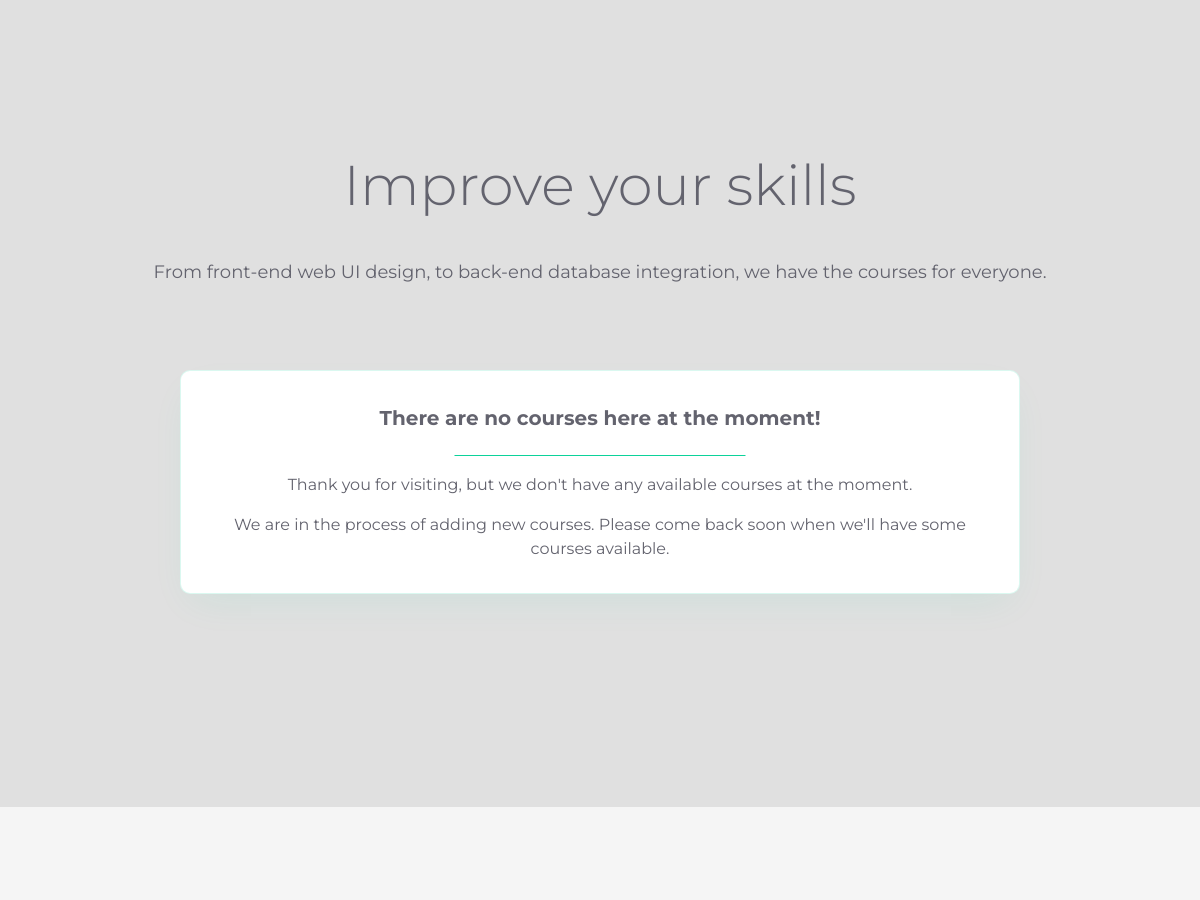
Before: / (middle part) with the older database file.
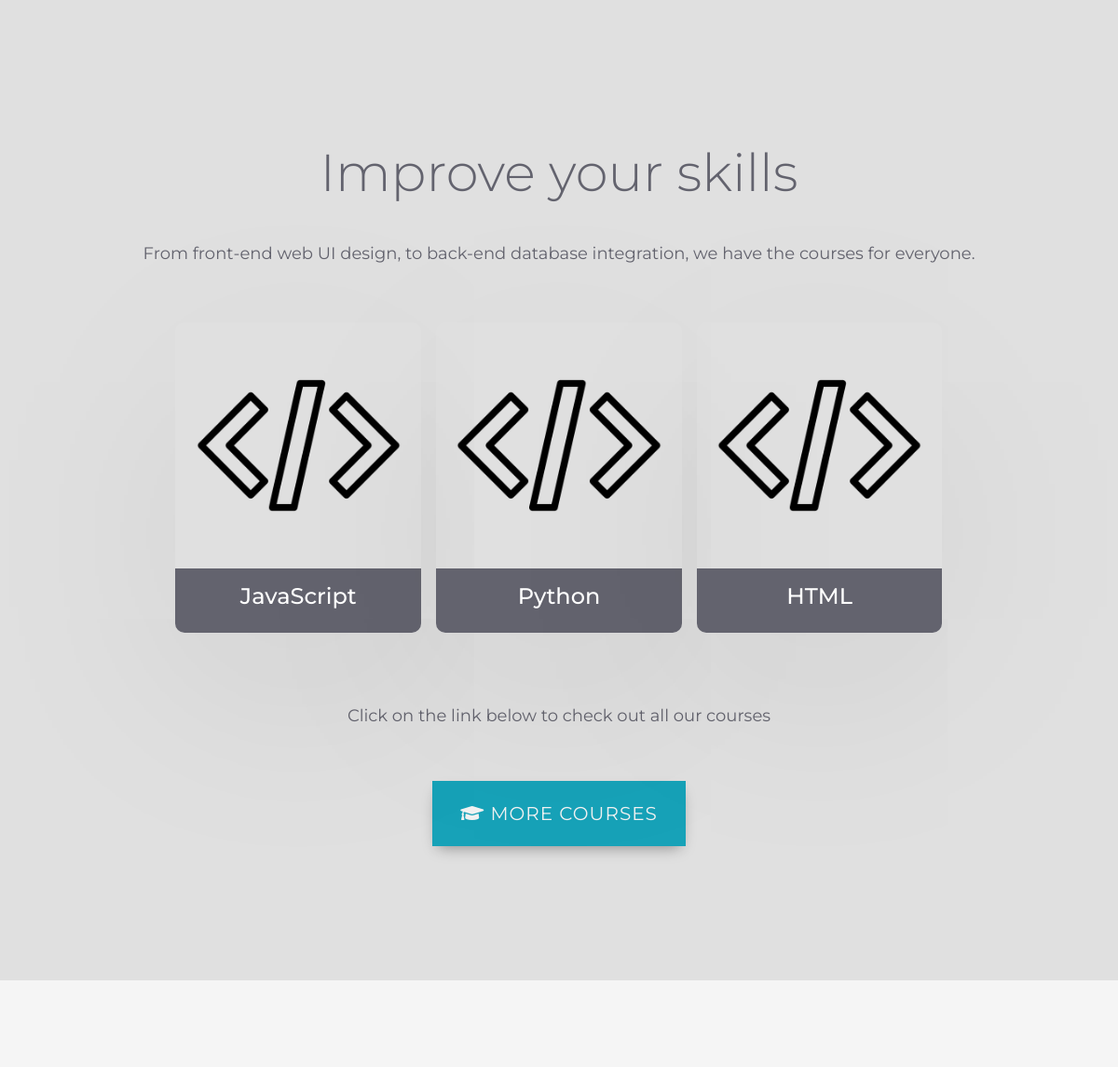
After: the same page with the newer database file.
### courses/models.py (models this page shows, shortened)
class Language(models.Model):
    title = models.CharField(max_length=255)
    image = models.ImageField(upload_to="images/courses/languages", blank=True, null=True)
    description = HTMLField(blank=True)

### home/views.py (the view)
# urls.py: url(r'^$', views.index, name='index'),
def index(request):
    latest_post = Post.objects.filter(published_date__lte=timezone.now()
                                      ).order_by('-published_date').first()
    languages = Language.objects.all().order_by('id')
    args = {
        'post': latest_post,
        'languages': languages,
    }
    return render(request, 'home/index.html', args)

### cart/contexts.py (called while the page is built)
def cart_contents(request):
    cart = request.session.get('cart', {})
    cart_items = set()
    total = 0
    for module_id in cart.keys():
        module = get_object_or_404(Module, pk=module_id)
        total += module.price
        cart_items.add(module)
    return {'cart_items': cart_items, 'total': total}

### home/templates/home/index.html (shortened to what this page needs)
{% extends "home/base.html" %}
{% load staticfiles %}
{% block head_css %}<link rel="stylesheet" href="{% static "css/pages/index.css" %}">{% endblock head_css %}
{% block body %}
<section class="home-section home-courses">
    <div class="row no-gutters flex-column align-items-center">
        <div class="section-title--home courses-title--home text-center"><h3 class="display-4">Improve your skills</h3></div>
        <p class="text-home text-center">
            From front-end web UI design, to back-end database integration,
            we have the courses for everyone.
        </p>
    </div>
    <div class="language-row-container--home row no-gutters">
        {% for language in languages|slice:"3" %}
        <div class="col col-12 col-md-4 language-col-container--home">
            <a href="{% url 'modules' language.id %}" class="language-link--home d-flex flex-column justify-content-center align-items-center">
                <div class="language-image-container--home">
                    {% if language.image %}
                    <img class="language-image--home" src="{{ MEDIA_URL }}{{ language.image }}" alt="{{ language.title }} Image" />
                    {% else %}
                    <img class="language-image--home" src="/media/images/courses/languages/placeholder.png" alt="Placeholder Coding Image" />
                    {% endif %}
                </div>
                <div class="language-title-container--home">
                    <h4 class="language-title--home text-center">{{ language.title }}</h4>
                </div>
            </a>
        </div>
        {% empty %}
        {% include "courses/no_courses.html" %}
        {% endfor %}
    </div>
    {% if languages %}
    <div class="row no-gutters cta--home flex-column align-items-center justify-content-center">
        <p class="text-home text-center">
            Click on the link below to check out all our courses
        </p>
        <a class="btn-cta--home text-center" href="{% url 'courses'%}"><i class="fas fa-graduation-cap"></i> More Courses</a>
    </div>
    {% endif %}
</section>
<section class="home-section home-blog">
</section>
{% endblock %}

### home/templates/home/base.html (shortened to what this page needs)
{% load staticfiles %}
<!DOCTYPE html>
<html lang="en">
<head>
    <link rel="stylesheet" href="{% static 'css/style.css' %}">
    <link rel="stylesheet" href="https://use.fontawesome.com/releases/v5.3.1/css/all.css">
    {% block head_css %}{% endblock %}
</head>
<body>
   <main class="page-content">
       {% block body %}
       {% endblock %}
   </main>
</body>
</html>

### courses/templates/courses/no_courses.html
<div class="information-container d-flex flex-column justify-content-center align-items-center">
    <div class="information-title"><strong>There are no courses here at the moment!</strong></div>
    <div>
        <p>Thank you for visiting, but we don't have any available courses at the moment.</p>
        <p class="mb-0">We are in the process of adding new courses. Please come back soon when we'll have some courses available.</p>
    </div>
</div>

### home/static/css/pages/index.css (style rules this page uses)
.home-section { min-height: 400px; width: 100%; padding: 12%; color: #63636E; }
.home-section:nth-child(2n) { background: #e0e0e0; }
.section-title--home { padding-bottom: 1.5em; }
.cta--home { padding-top: 2em; }
@media (min-width: 768px) { p.text-home { font-size: 18px; } }
.language-row-container--home { padding: 4% !important; }
.language-col-container--home { padding: .5em !important; }
.language-link--home { border-radius: 10px; overflow: hidden; -webkit-box-shadow: 0 60px 270px -65px rgba(0, 0, 0, 0.25); box-shadow: 0 60px 270px -65px rgba(0, 0, 0, 0.25); -webkit-transition: all 350ms ease-in-out; -o-transition: all 350ms ease-in-out; transition: all 350ms ease-in-out; }
.language-image-container--home { padding: 8% !important; }
.language-image--home { width: 100%; max-width: 250px; }
.language-title-container--home { width: 100%; padding: 1em; background: #63636E; color: #FFFFFF; }

Changed rows visible on the page:
added Language: title "JavaScript"
added Language: title "Python"
added Language: title "HTML"
Other visible differences:
text no longer shown: "There are no courses here at the moment! Thank you for visiting, but we don't have any available courses at the moment. We are in the process of adding new courses. Please come back soon when we'll have some courses available."
text now shown: "Click on the link below to check out all our courses MORE COURSES"
